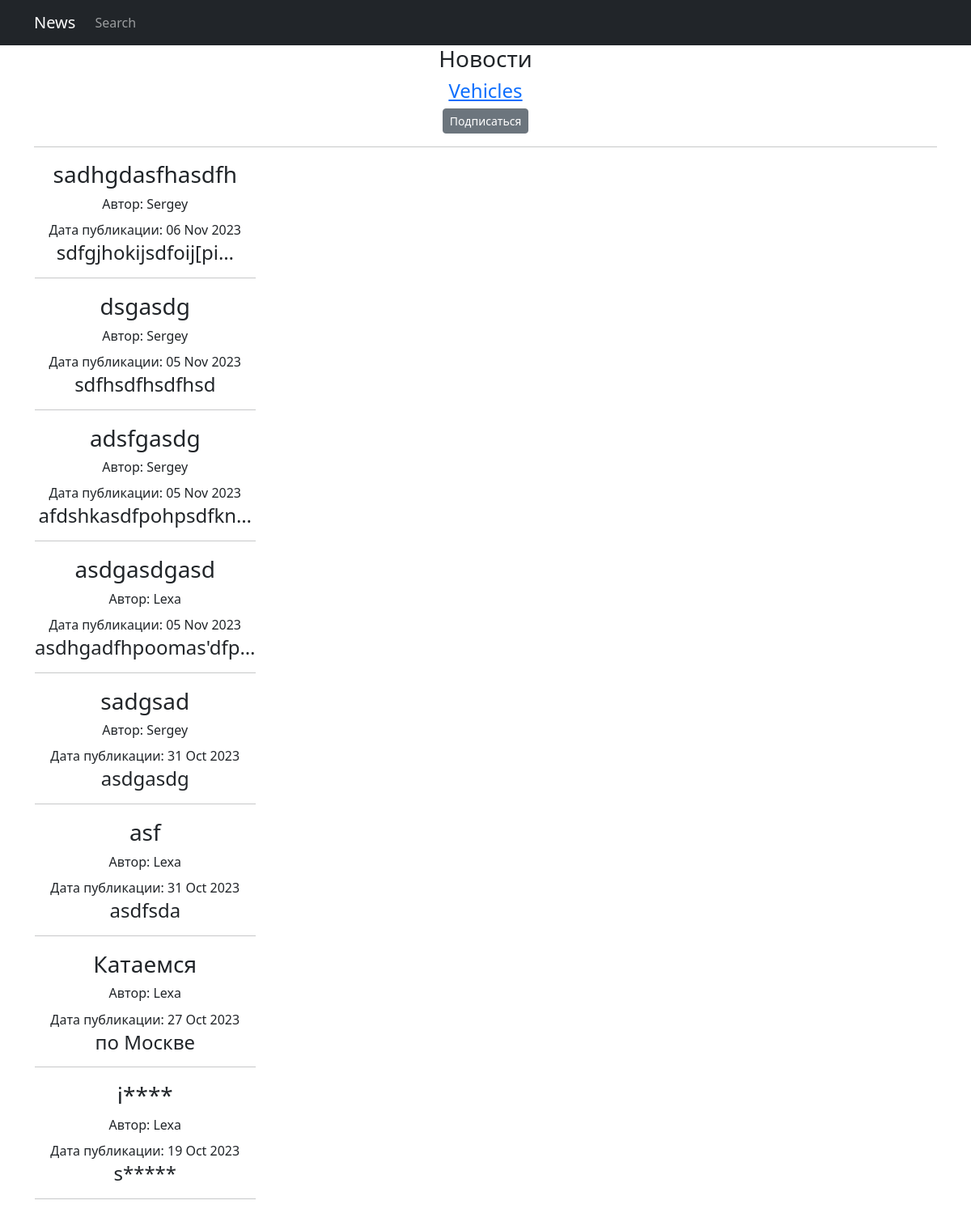
Screenshot of /news/categories/3 with the database file from the repository.
### news/models.py (models this page shows, shortened)
class Category(models.Model):
    name = models.CharField(max_length=128, unique=True)
    subscribers = models.ManyToManyField(User, max_length=64, blank=True)
    def __str__(self):
        return f'{self.name}'

class Post(models.Model):
    Author = models.ForeignKey("Author", on_delete=models.CASCADE)
    NEWS = "NW"
    ARTICLE = "AR"
    CATEGORY_CHOICES = ((NEWS, "Новость"),
                        (ARTICLE, "Статья"))
    categoryType = models.CharField(max_length=2, choices=CATEGORY_CHOICES, default=ARTICLE)
    create_date = models.DateTimeField(auto_now_add=True)
    category = models.ManyToManyField("Category", through="PostCategory")
    caption = models.CharField(max_length=150)
    text = models.TextField(null=True)
    rating = models.FloatField(default=0.0)

class Author(models.Model):
    user = models.OneToOneField(User, on_delete=models.CASCADE)
    AuthorRating = models.FloatField(default=0.0)
    def __str__(self):
        return f'{self.user}'

### news/views.py (the view)
# urls.py: path('categories/<int:pk>', CategoryListView.as_view(), name='category_list'),
class CategoryListView(ListView):
    model = Post
    template_name = 'category_list.html'
    context_object_name = 'category_news_list'
    def get_queryset(self):
        self.category = get_object_or_404(Category, id=self.kwargs['pk'])
        queryset = Post.objects.filter(category=self.category).order_by('-create_date')
        return queryset
    def get_context_data(self, **kwargs):
        context = super().get_context_data(**kwargs)
        context['is_not_subscriber'] = self.request.user not in self.category.subscribers.all()
        context['category'] = self.category
        return context

### news/templatetags/censorfilter.py (called while the page is built)
@register.filter()
def censor(value):
    banned_list = ['idiot', 'stupid']
    sentence = value.split()
    for i in banned_list:
        for words in sentence:
            if i in words:
                pos = sentence.index(words)
                sentence.remove(words)
                sentence.insert(pos, f"{words[0]}"+'*' * (len(i)-1))
    return " ".join(sentence)

### templates/category_list.html (shortened to what this page needs)
{% extends 'flatpages/default.html' %}
{% load censorfilter %}
{% load cache %}
{% block content %}
    <h3> Новости </h3>
    <h4><a href="categories/{{ category.id }}" >{{ category }}</a></h4>
    <form action="" method="get">
        {% if is_not_subscriber %}
          <p class="text-center"><a href="{% url 'subscribe' category.id %}" class="btn btn-secondary btn-sm">Подписаться</a></p>
        {% endif %}
    </form>
    <hr>
{% cache 30 table %}
    {% if category_news_list %}
       <table>
           {% for new in category_news_list %}
           <tr>
               <td><h3>{{ new.caption|censor }}</h3></td>
           </tr>
           <tr>
               <td><h6>Автор: {{ new.Author }}</h6></td>
           </tr>
           <tr>
               <td>Дата публикации: {{ new.create_date|date:'d M Y' }}</td>
           </tr>
           <tr>
               <td><h4>{{ new.text|truncatechars:20|censor }}</h4><hr></td>
           </tr>
           {% endfor %}
       </table>
   {% else %}
       <h2>Актульных новостей нет</h2>
   {% endif %}
{% endcache %}
{% endblock content %}

### rows the page displays
Category: name "Vehicles"
Post: caption|censor "sadhgdasfhasdfh", Author "Sergey", create_date "06 Nov 2023", text|censor "sdfgjhokijsdfoij[pi…"
Post: caption|censor "dsgasdg", Author "Sergey", create_date "05 Nov 2023", text|censor "sdfhsdfhsdfhsd"
Post: caption|censor "adsfgasdg", Author "Sergey", create_date "05 Nov 2023", text|censor "afdshkasdfpohpsdfkn…"
Post: caption|censor "asdgasdgasd", Author "Lexa", create_date "05 Nov 2023", text|censor "asdhgadfhpoomas'dfp…"
Post: caption|censor "sadgsad", Author "Sergey", create_date "31 Oct 2023", text|censor "asdgasdg"
Post: caption|censor "asf", Author "Lexa", create_date "31 Oct 2023", text|censor "asdfsda"
Post: caption|censor "Катаемся", Author "Lexa", create_date "27 Oct 2023", text|censor "по Москве"
Post: caption|censor "i****", Author "Lexa", create_date "19 Oct 2023", text|censor "s*****"
